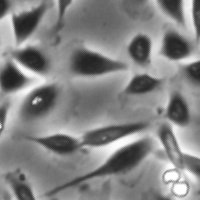
#> input picture Img_process_kit/imgs/cell.jpg, 200 x 200 px
$ jupyter execute '细胞轮廓计数.ipynb'
#> lines starting #> are read from the running program, lines starting #| are printed output that depends on the picture; after the words box and inside, x2 and y2 are one past the last pixel; in counts of white or black regions, pixels touching at a corner belong together
# 轮廓计数

[cell 1]
import pandas as pd
import cv2
import matplotlib.pyplot as plt
import numpy as np

def plt_show(img_ndarray, figsize=(24,6), gray=True):
    plt.figure(figsize=figsize)
    plt.grid(False)
    if gray:
        plt.imshow(img_ndarray, 'gray')
    else:
        plt.imshow(img_ndarray)
    plt.show()

## 图像二值化
用于轮廓查找

[cell 2]
img_source = cv2.imread('imgs/cell.jpg')
#> img_source is the input picture: shape (200, 200, 3); min 30, max 255, mean 131.7
img_gray = img_source[:, :, 1]
img_thresh = cv2.adaptiveThreshold(
    img_gray, 255, cv2.ADAPTIVE_THRESH_GAUSSIAN_C, cv2.THRESH_BINARY_INV, 25, 5)
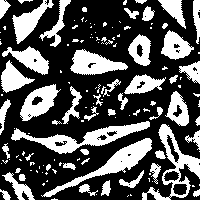
#> img_thresh: shape (200, 200); 33.6% white; 138 white regions (86 under 20 px)
plt_show(img_thresh)

## 查找图像轮廓
后续图像处理的基础操作

[cell 3]
contours, hierarchy = cv2.findContours(img_thresh,
                                       cv2.RETR_EXTERNAL,
                                       cv2.CHAIN_APPROX_NONE)
#> contours = 138 contours, 96 with area under 20; largest, box (x1, y1, x2, y2) and area: (11, 121, 150, 154) 1332, (142, 124, 200, 200) 1325, (41, 138, 152, 197) 1111, (70, 49, 128, 75) 820, (20, 84, 61, 121) 771

## 确定细胞核位置

[cell 4]
def affirm_kernels_erode(contours, img_source, area_thresh=100, devision=1):
    """用img_bin作为辅助图 通过腐蚀处理img_bin上绘制的轮廓填充图进一步分离细胞核的轮廓
        判断标准：轮廓面积
        主要方法：腐蚀操作
        执行逻辑：
            1）首先选出面积大于200的轮廓 画到img_bin上
            2）循环腐蚀img_bin 每次保留面积大于100的轮廓

    para:
        contours:cv.findContour
        img_source:cv img : 要切分的原图；这里用来生成img_bin
        area_thresh:int: 认定是细胞核的最小面积值, 即小于这个值的一定不是细胞
        devision:int: 腐蚀操作的次数，0 表示不进行腐蚀操作
    ret:
        kernel_contours:cv.contour: 腐蚀分离后的轮廓图
        erosion:cv img: 腐蚀后的 img_bin
    note:
        腐蚀操作一定程度可以分离临近的细胞核轮廓，但也会消蚀原来较小的
        细胞核轮廓
    """
#> called with area_thresh = 100, devision = 1
    # 1 img_bin 画板
    h, w, _ = img_source.shape
#> h = 200; w = 200
    img_bin = np.zeros((h, w))
    # 2 初步过滤轮廓
    good_kernel = []
    for i in range(len(contours)):
        if cv2.contourArea(contours[i]) > 200:  # 过滤掉面积较小的轮廓
            good_kernel.append(contours[i])
            # 2.1 先把较好的轮廓画到二值图上
            cv2.drawContours(img_bin, [contours[i]], -1, (255, 255, 255), cv2.FILLED)
#> this loop made 138 passes
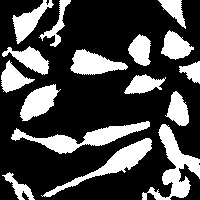
#> img_bin: shape (200, 200) float64; 27.9% white; 16 white regions
#> after the loop, good_kernel = 16 contours; largest, box (x1, y1, x2, y2) and area: (11, 121, 150, 154) 1332, (142, 124, 200, 200) 1325, (41, 138, 152, 197) 1111, (70, 49, 128, 75) 820, (20, 84, 61, 121) 771
    # plt_show(img_bin.astype(np.uint8), gray=True)

    # 2.2 保存初步过滤后的轮廓信息
    good_kernel_num = len(good_kernel)
#> good_kernel_num = 16
    kernel_contours = good_kernel
#> kernel_contours has the same summary as good_kernel
    # 3 通过腐蚀操作分离相邻的细胞核轮廓
    kernel = np.ones((2, 2), np.uint8)
    for iter in range(devision):
        print("erode...")
        # 3.1 腐蚀处理img_bin 后 再画轮廓
        erode = cv2.erode(img_bin, kernel, iterations=1)
        cnts, h = cv2.findContours(
           erode.astype(np.uint8), cv2.RETR_EXTERNAL, cv2.CHAIN_APPROX_NONE)

        # 3.2 保存当前处理的轮廓信息
        cell_num = 0
        good_contours = []
        for cnt in cnts:  # 有一堆细胞
            if cv2.contourArea(cnt) > area_thresh:  # 腐蚀之后还大于100，认定细胞核的最小面积
                cell_num += 1  # 数一数 有多少个 面积大于 area_thresh的轮廓
                good_contours.append(cnt)  # 面积大于area_thresh的轮廓是好的

        if cell_num == good_kernel_num:
            print('第{}次腐蚀，核轮廓数量没有变化'.format(iter+1))
        # 3.3 更新轮廓信息
        elif cell_num > good_kernel_num:  #  如果腐蚀过程中 腐蚀开了一些轮廓，原来的一个变成两个了
            print('新增轮廓')
            good_kernel_num = cell_num
            kernel_contours = good_contours

        elif cell_num < good_kernel_num:
            print('第{}次腐蚀，减少了原来面积大于{}的轮廓'.format(iter+1, area_thresh))
            good_kernel_num = cell_num
            kernel_contours = good_contours
        # 4 迭代腐蚀
        img_bin = erode
#> this loop made 1 pass
#> pass 1, in affirm_kernels_erode, `erode = cv2.erode(img_bin, kernel, iterations=1)`:
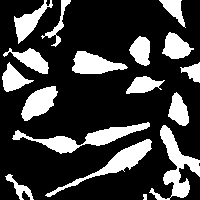
#> erode: shape (200, 200) float64; 23.8% white; 17 white regions
#> after the loop, good_kernel_num = 16

    return kernel_contours, img_bin

[cell 5]
kernel_contours, img_bin = affirm_kernels_erode(contours, img_source)
#> kernel_contours has the same summary as good_kernel in affirm_kernels_erode

f,ax = plt.subplots(1, 2,figsize=(12,6), sharey=True)
ax[0].imshow(img_thresh, 'gray')
ax[1].imshow(img_bin, 'gray')
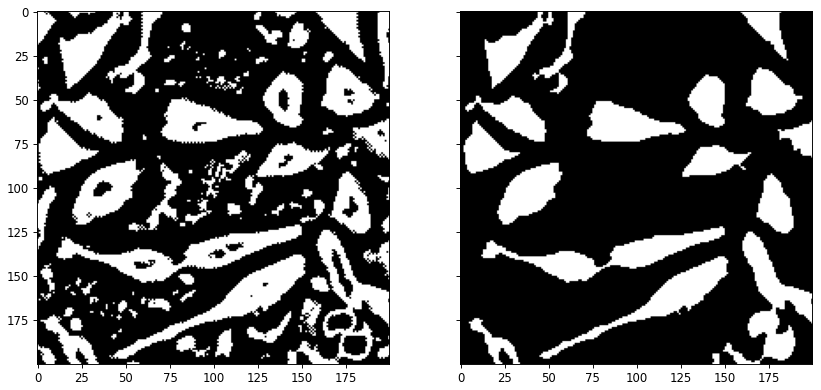
#> figure drawn by matplotlib, 2 panels

## 细胞核计数

[cell 6]
def cell_count(contours, img_source, erode_times=2):

    kernel_contours, erosion = affirm_kernels_erode(contours,
                                                    img_source,
                                                    devision=erode_times)
#> the loop in affirm_kernels_erode (call 2), `for i in range(len(contours)):` made 138 passes
#> the loop in affirm_kernels_erode (call 2), `for iter in range(devision):` made 2 passes
#> pass 2, in affirm_kernels_erode (call 2), `erode = cv2.erode(img_bin, kernel, iterations=1)`:
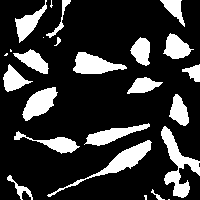
#> erode: shape (200, 200) float64; 20.3% white; 25 white regions (6 under 20 px)
#> after the loop in affirm_kernels_erode (call 2), `for iter in range(devision):`: good_kernel_num = 17; kernel_contours = 17 contours; largest, box (x1, y1, x2, y2) and area: (161, 126, 200, 198) 874, (47, 140, 152, 197) 766, (73, 52, 127, 74) 642, (22, 87, 58, 121) 622, (84, 123, 150, 146) 524

    for i, cnt in enumerate(kernel_contours):
        M = cv2.moments(cnt)
        try:
            cx = int(M['m10'] / M['m00'])
            cy = int(M['m01'] / M['m00'])
            cv2.circle(img_source, (cx, cy), 6, (255, 0, 0), 2)
            cv2.putText(img_source, str(i + 1), (cx + 5, cy + 5),
                        cv2.FONT_HERSHEY_COMPLEX_SMALL, 0.8, (0, 255, 255), 1)
        except:
            continue
#> this loop made 17 passes
#> (cx, cy) on passes 1 to 12: (19, 188), (121, 160), (55, 143), (177, 164), (111, 134), (178, 110), (39, 102), (143, 85), (193, 72), (13, 79), (93, 64), (33, 60)
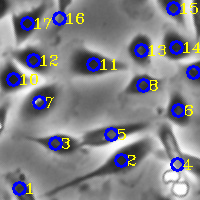
#> img_source: shape (200, 200, 3); 6.67% of pixels changed, all inside (x1, y1, x2, y2) = (6, 1, 200, 196)
    plt_show(img_source)
    plt_show(erosion, gray=True)
    print('细胞个数为%d' % len(kernel_contours))
#| 细胞个数为17
